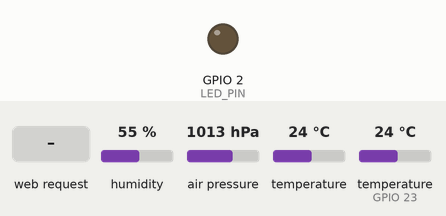
Recording of a sketch running on a simulated ESP32. Shown: output pins drawn as LEDs (lit = HIGH). Inputs (shaded band) come from the test bench; at power-on: humidity 55 %, air pressure 1013 hPa, temperature 24 °C, temperature (sensor on GPIO 23) 24 °C. WiFi joins after 1.5 s; servers stay silent unless stated; what the sketch prints to the serial monitor is not drawn.

Above: at 12.7 s.
12.8 s: HTTP request GET /H received
At 13.8 s:
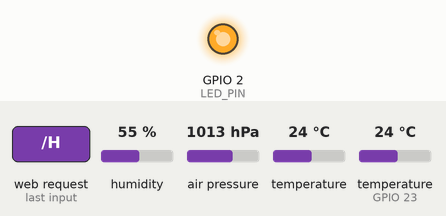
14.3 s: HTTP request GET /L received
At 14.9 s:
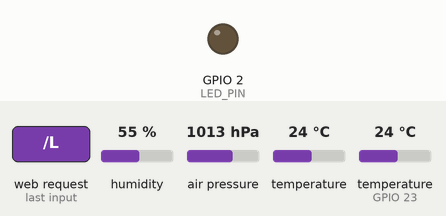
Timing chart, 0 to 17.3 s (numbered marks = the images above; inputs shaded):
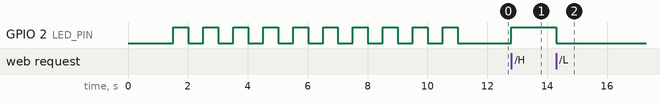

The sketch:

Wifitudo-basic.ino
```cpp
#include <WiFi.h>
const char* ssid     = "Laeromec";
const char* password = "aerodromo";
WiFiServer server(80);

/* DHT Temperature and Humidity Sensor */

#include <Wire.h>
#include <Adafruit_BMP085.h>

Adafruit_BMP085 bmp;

#include "DHT.h"
#define DHTPIN 23
#define DHTTYPE DHT11
DHT dht(DHTPIN, DHTTYPE);
float localHum = 0;
float localTemp = 0;

int sensorPin = 12;
int sensorValue = 0;
float Vout=0;
float P=0;
int i=0;

/* LED */
#define LED_PIN 2

//Analog Input
#define ANALOG_PIN_0 36
int analog_value = 0;

void connectWiFi(void)
{
  Serial.println();
  Serial.println();
  Serial.print("Conectando em: ");
  Serial.println(ssid);
  WiFi.begin(ssid, password);
  while (WiFi.status() != WL_CONNECTED)
  {
    delay(500);
    Serial.print(".");
  }
  Serial.println("");
  Serial.println("WiFi conectado");
  Serial.print("Coloque: ");
  Serial.print(WiFi.localIP());
  Serial.println(" , para acessar as informacoes");

  server.begin();
  for(i=0;i<10;i++){
  digitalWrite(LED_PIN, HIGH);
  delay (500);
    digitalWrite(LED_PIN,LOW);
  delay (500);
  }
}

void getDHT()
{
  float tempIni = localTemp;
  float humIni = localHum;
  localTemp = dht.readTemperature();
  localHum = dht.readHumidity();
  if (isnan(localHum) || isnan(localTemp))   // Check if any reads failed and exit early (to try again).
  {
    localTemp = tempIni;
    localHum = humIni;
    return;
  }
}


void WiFiLocalWebPageCtrl(void)
{
  WiFiClient client = server.available();   // listen for incoming clients
  //client = server.available();
  if (client) {                             // if you get a client,
    Serial.println("New Client.");           // print a message out the serial port
    String currentLine = "";                // make a String to hold incoming data from the client
    while (client.connected()) {            // loop while the client's connected
      if (client.available()) {             // if there's bytes to read from the client,
        char c = client.read();             // read a byte, then
        Serial.write(c);                    // print it out the serial monitor
        if (c == '\n') {                    // if the byte is a newline character

          // if the current line is blank, you got two newline characters in a row.
          // that's the end of the client HTTP request, so send a response:
          if (currentLine.length() == 0) {
            // HTTP headers always start with a response code (e.g. HTTP/1.1 200 OK)
            // and a content-type so the client knows what's coming, then a blank line:
            client.println("HTTP/1.1 200 OK");
            client.println("Content-type:text/html");
            client.println();

            // the content of the HTTP response follows the header:
            //WiFiLocalWebPageCtrl();
              client.print(" A temperature pelo DHT11 eh: ");
              client.print(localTemp);
              client.print("  oC<br>");
              client.print(" A umidade pelo DHT11 eh:     ");
              client.print(localHum);
              client.print(" % <br>");
              client.print("<br>");

              client.print("Temperatura no BMP180= ");
              client.print(bmp.readTemperature());
              client.println(" oC <br>");
              client.print("Pressao no BMP180 = ");
              client.print(bmp.readPressure());
              client.print(" Pa <br>");
              client.print("Altitude no BMP180= ");
              client.print(bmp.readAltitude());
              client.print(" m <br>");
              client.print("Pressao no nivel do mar no BMP180 = ");
              client.print(bmp.readSealevelPressure());
              client.print(" Pa<br> ");
              client.print("Altitude real no BMP180 = ");
              client.print(bmp.readAltitude(102000));
              client.print(" m<br>");
              client.print("<br>");


              client.print("Clique <a href=\"/H\">Aqui</a> para ligar o led.<br>");
              client.print("Clique <a href=\"/L\">Aqui</a> para desligar o led.<br>");

            // The HTTP response ends with another blank line:
            client.println();
            // break out of the while loop:
            break;
          } else {    // if you got a newline, then clear currentLine:
            currentLine = "";
          }
        } else if (c != '\r') {  // if you got anything else but a carriage return character,
          currentLine += c;      // add it to the end of the currentLine
        }

        // Check to see if the client request was "GET /H" or "GET /L":
        if (currentLine.endsWith("GET /H")) {
          digitalWrite(LED_PIN, HIGH);               // GET /H turns the LED on
        }
        if (currentLine.endsWith("GET /L")) {
          digitalWrite(LED_PIN, LOW);                // GET /L turns the LED off
        }
      }
    }
    // close the connection:
    client.stop();
    Serial.println("Client Disconnected.");
  }
}

void setup()
{
  Serial.begin(115200);
  pinMode(LED_PIN, OUTPUT);
  delay(10);

  connectWiFi();

  dht.begin();

   if (!bmp.begin()) {
        Serial.println("nao foi encontrando o bmp180, favor verificar as conexoes!");
  }


}

int value = 0;

void loop()
{

  getDHT();
  WiFiLocalWebPageCtrl();

}
```

Measured:
- after the input at 12.8 s, GPIO 2 (LED_PIN): LOW → HIGH at once
- after the input at 14.3 s, GPIO 2 (LED_PIN): HIGH → LOW at once
